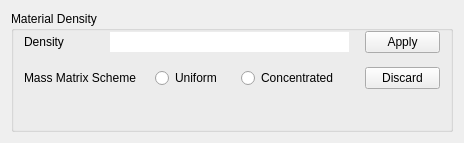
        <widget class="QWidget" name="density">
         <layout class="QVBoxLayout" name="verticalLayout_6">
          <item>
           <widget class="QGroupBox" name="groupBox_3">
            <property name="title">
             <string>Material Density</string>
            </property>
            <layout class="QVBoxLayout" name="verticalLayout_5">
             <property name="spacing">
              <number>9</number>
             </property>
             <property name="leftMargin">
              <number>0</number>
             </property>
             <property name="topMargin">
              <number>0</number>
             </property>
             <property name="rightMargin">
              <number>0</number>
             </property>
             <property name="bottomMargin">
              <number>0</number>
             </property>
             <item>
              <layout class="QHBoxLayout" name="horizontalLayout_4">
               <property name="spacing">
                <number>6</number>
               </property>
               <item>
                <spacer name="horizontalSpacer_4">
                 <property name="orientation">
                  <enum>Qt::Horizontal</enum>
                 </property>
                 <property name="sizeType">
                  <enum>QSizePolicy::Fixed</enum>
                 </property>
                 <property name="sizeHint" stdset="0">
                  <size>
                   <width>10</width>
                   <height>20</height>
                  </size>
                 </property>
                </spacer>
               </item>
               <item>
                <widget class="QLabel" name="label_3">
                 <property name="minimumSize">
                  <size>
                   <width>70</width>
                   <height>0</height>
                  </size>
                 </property>
                 <property name="maximumSize">
                  <size>
                   <width>70</width>
                   <height>16777215</height>
                  </size>
                 </property>
                 <property name="sizeIncrement">
                  <size>
                   <width>0</width>
                   <height>0</height>
                  </size>
                 </property>
                 <property name="text">
                  <string>Density</string>
                 </property>
                </widget>
               </item>
               <item>
                <spacer name="horizontalSpacer_5">
                 <property name="orientation">
                  <enum>Qt::Horizontal</enum>
                 </property>
                 <property name="sizeType">
                  <enum>QSizePolicy::Fixed</enum>
                 </property>
                 <property name="sizeHint" stdset="0">
                  <size>
                   <width>10</width>
                   <height>20</height>
                  </size>
                 </property>
                </spacer>
               </item>
               <item>
                <widget class="QLineEdit" name="dataDen">
                 <property name="frame">
                  <bool>false</bool>
                 </property>
                </widget>
               </item>
               <item>
                <spacer name="horizontalSpacer_6">
                 <property name="orientation">
                  <enum>Qt::Horizontal</enum>
                 </property>
                 <property name="sizeType">
                  <enum>QSizePolicy::Fixed</enum>
                 </property>
                 <property name="sizeHint" stdset="0">
                  <size>
                   <width>10</width>
                   <height>20</height>
                  </size>
                 </property>
                </spacer>
               </item>
               <item>
                <widget class="QPushButton" name="btnDenApply">
                 <property name="minimumSize">
                  <size>
                   <width>75</width>
                   <height>0</height>
                  </size>
                 </property>
                 <property name="maximumSize">
                  <size>
                   <width>75</width>
                   <height>16777215</height>
                  </size>
                 </property>
                 <property name="text">
                  <string>Apply</string>
                 </property>
                </widget>
               </item>
               <item>
                <spacer name="horizontalSpacer_11">
                 <property name="orientation">
                  <enum>Qt::Horizontal</enum>
                 </property>
                 <property name="sizeType">
                  <enum>QSizePolicy::Fixed</enum>
                 </property>
                 <property name="sizeHint" stdset="0">
                  <size>
                   <width>10</width>
                   <height>20</height>
                  </size>
                 </property>
                </spacer>
               </item>
              </layout>
             </item>
             <item>
              <spacer name="verticalSpacer_2">
               <property name="orientation">
                <enum>Qt::Vertical</enum>
               </property>
               <property name="sizeType">
                <enum>QSizePolicy::Fixed</enum>
               </property>
               <property name="sizeHint" stdset="0">
                <size>
                 <width>20</width>
                 <height>5</height>
                </size>
               </property>
              </spacer>
             </item>
             <item>
              <layout class="QHBoxLayout" name="horizontalLayout_5">
               <item>
                <spacer name="horizontalSpacer_7">
                 <property name="orientation">
                  <enum>Qt::Horizontal</enum>
                 </property>
                 <property name="sizeType">
                  <enum>QSizePolicy::Fixed</enum>
                 </property>
                 <property name="sizeHint" stdset="0">
                  <size>
                   <width>10</width>
                   <height>20</height>
                  </size>
                 </property>
                </spacer>
               </item>
               <item>
                <widget class="QLabel" name="label_2">
                 <property name="text">
                  <string>Mass Matrix Scheme</string>
                 </property>
                </widget>
               </item>
               <item>
                <spacer name="horizontalSpacer_8">
                 <property name="orientation">
                  <enum>Qt::Horizontal</enum>
                 </property>
                 <property name="sizeType">
                  <enum>QSizePolicy::Fixed</enum>
                 </property>
                 <property name="sizeHint" stdset="0">
                  <size>
                   <width>10</width>
                   <height>20</height>
                  </size>
                 </property>
                </spacer>
               </item>
               <item>
                <widget class="QRadioButton" name="massUniform">
                 <property name="text">
                  <string>Uniform</string>
                 </property>
                </widget>
               </item>
               <item>
                <spacer name="horizontalSpacer_9">
                 <property name="orientation">
                  <enum>Qt::Horizontal</enum>
                 </property>
                 <property name="sizeType">
                  <enum>QSizePolicy::Fixed</enum>
                 </property>
                 <property name="sizeHint" stdset="0">
                  <size>
                   <width>10</width>
                   <height>20</height>
                  </size>
                 </property>
                </spacer>
               </item>
               <item>
                <widget class="QRadioButton" name="massConcentrated">
                 <property name="text">
                  <string>Concentrated</string>
                 </property>
                </widget>
               </item>
               <item>
                <spacer name="horizontalSpacer_10">
                 <property name="orientation">
                  <enum>Qt::Horizontal</enum>
                 </property>
                 <property name="sizeHint" stdset="0">
                  <size>
                   <width>18</width>
                   <height>20</height>
                  </size>
                 </property>
                </spacer>
               </item>
               <item>
                <widget class="QPushButton" name="btnDenDiscard">
                 <property name="minimumSize">
                  <size>
                   <width>75</width>
                   <height>0</height>
                  </size>
                 </property>
                 <property name="maximumSize">
                  <size>
                   <width>75</width>
                   <height>16777215</height>
                  </size>
                 </property>
                 <property name="text">
                  <string>Discard</string>
                 </property>
                </widget>
               </item>
               <item>
                <spacer name="horizontalSpacer_12">
                 <property name="orientation">
                  <enum>Qt::Horizontal</enum>
                 </property>
                 <property name="sizeType">
                  <enum>QSizePolicy::Fixed</enum>
                 </property>
                 <property name="sizeHint" stdset="0">
                  <size>
                   <width>10</width>
                   <height>20</height>
                  </size>
                 </property>
                </spacer>
               </item>
              </layout>
             </item>
             <item>
              <spacer name="verticalSpacer">
               <property name="orientation">
                <enum>Qt::Vertical</enum>
               </property>
               <property name="sizeHint" stdset="0">
                <size>
                 <width>20</width>
                 <height>40</height>
                </size>
               </property>
              </spacer>
             </item>
            </layout>
           </widget>
          </item>
         </layout>
        </widget>
